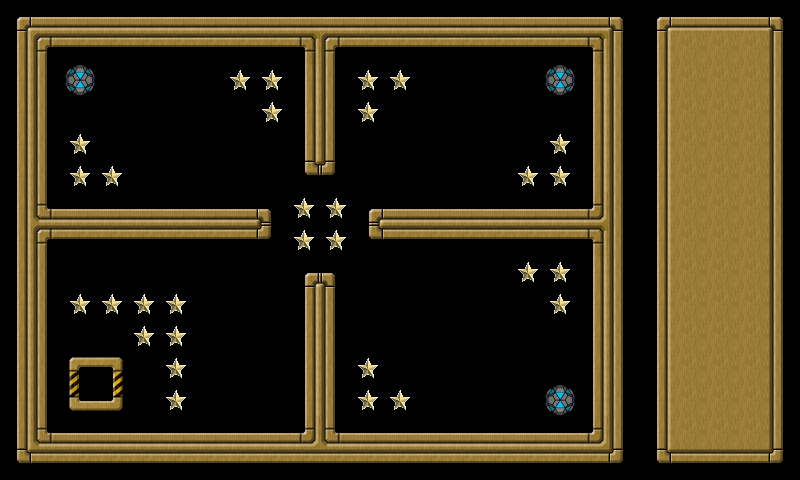

The image is a tile-based game level rendered from a .tmx file. Its description and source (layers, tilesets, objects; grid data summarised) follow:
An orthogonal 25x15 tile map with 32x32 px tiles, 3 tile layers (background, extra, controlpanel), 3 tilesets and 42 objects (wall001, wall002, wall003, wall004, wall005, ...).

<map version="1.0" orientation="orthogonal" width="25" height="15" tilewidth="32" tileheight="32">
 <tileset firstgid="1" name="tileset" tilewidth="32" tileheight="32">
  <image source="tileset.png" width="160" height="448" />
 </tileset>
 <tileset firstgid="71" name="goodball" tilewidth="32" tileheight="32">
  <image source="goodball.png" width="32" height="32" />
 </tileset>
 <tileset firstgid="72" name="star" tilewidth="32" tileheight="32">
  <image source="star.png" width="32" height="32" />
 </tileset>
 <layer name="background" width="20" height="15">
  <data>[300 cells, 300 non-empty, 18 distinct tile ids]</data>
 </layer>
 <layer name="extra" width="20" height="15">
  <data>[300 cells, 33 non-empty, 2 distinct tile ids]</data>
 </layer>
 <layer name="controlpanel" width="25" height="15">
  <data>[375 cells, 75 non-empty, 9 distinct tile ids]</data>
 </layer>
 <objectgroup name="objects" width="20" height="15">
  <object name="wall001" x="0" y="0" width="592" height="48">
   <properties>
    <property name="objClass" value="wall" />
   </properties>
  </object>
  <object name="wall002" x="592" y="0" width="48" height="432">
   <properties>
    <property name="objClass" value="wall" />
   </properties>
  </object>
  <object name="wall003" x="48" y="432" width="592" height="48">
   <properties>
    <property name="objClass" value="wall" />
   </properties>
  </object>
  <object name="wall004" x="0" y="48" width="48" height="432">
   <properties>
    <property name="objClass" value="wall" />
   </properties>
  </object>
  <object name="wall005" x="48" y="208" width="224" height="32">
   <properties>
    <property name="objClass" value="wall" />
   </properties>
  </object>
  <object name="wall006" x="368" y="208" width="224" height="32">
   <properties>
    <property name="objClass" value="wall" />
   </properties>
  </object>
  <object name="wall007" x="304" y="48" width="32" height="128">
   <properties>
    <property name="objClass" value="wall" />
   </properties>
  </object>
  <object name="wall008" x="304" y="272" width="32" height="160">
   <properties>
    <property name="objClass" value="wall" />
   </properties>
  </object>
  <object name="star001" x="232" y="72" width="16" height="16">
   <properties>
    <property name="objClass" value="star" />
   </properties>
  </object>
  <object name="star002" x="264" y="72" width="16" height="16">
   <properties>
    <property name="objClass" value="star" />
   </properties>
  </object>
  <object name="star003" x="264" y="104" width="16" height="16">
   <properties>
    <property name="objClass" value="star" />
   </properties>
  </object>
  <object name="star004" x="72" y="136" width="16" height="16">
   <properties>
    <property name="objClass" value="star" />
   </properties>
  </object>
  <object name="star005" x="72" y="168" width="16" height="16">
   <properties>
    <property name="objClass" value="star" />
   </properties>
  </object>
  <object name="star006" x="104" y="168" width="16" height="16">
   <properties>
    <property name="objClass" value="star" />
   </properties>
  </object>
  <object name="star007" x="360" y="104" width="16" height="16">
   <properties>
    <property name="objClass" value="star" />
   </properties>
  </object>
  <object name="star008" x="360" y="72" width="16" height="16">
   <properties>
    <property name="objClass" value="star" />
   </properties>
  </object>
  <object name="star009" x="392" y="72" width="16" height="16">
   <properties>
    <property name="objClass" value="star" />
   </properties>
  </object>
  <object name="star010" x="552" y="136" width="16" height="16">
   <properties>
    <property name="objClass" value="star" />
   </properties>
  </object>
  <object name="star011" x="552" y="168" width="16" height="16">
   <properties>
    <property name="objClass" value="star" />
   </properties>
  </object>
  <object name="star012" x="520" y="168" width="16" height="16">
   <properties>
    <property name="objClass" value="star" />
   </properties>
  </object>
  <object name="star013" x="520" y="264" width="16" height="16">
   <properties>
    <property name="objClass" value="star" />
   </properties>
  </object>
  <object name="star014" x="552" y="264" width="16" height="16">
   <properties>
    <property name="objClass" value="star" />
   </properties>
  </object>
  <object name="star015" x="552" y="296" width="16" height="16">
   <properties>
    <property name="objClass" value="star" />
   </properties>
  </object>
  <object name="star016" x="392" y="392" width="16" height="16">
   <properties>
    <property name="objClass" value="star" />
   </properties>
  </object>
  <object name="star017" x="360" y="392" width="16" height="16">
   <properties>
    <property name="objClass" value="star" />
   </properties>
  </object>
  <object name="star018" x="360" y="360" width="16" height="16">
   <properties>
    <property name="objClass" value="star" />
   </properties>
  </object>
  <object name="star019" x="328" y="232" width="16" height="16">
   <properties>
    <property name="objClass" value="star" />
   </properties>
  </object>
  <object name="star020" x="328" y="200" width="16" height="16">
   <properties>
    <property name="objClass" value="star" />
   </properties>
  </object>
  <object name="star021" x="296" y="200" width="16" height="16">
   <properties>
    <property name="objClass" value="star" />
   </properties>
  </object>
  <object name="star022" x="296" y="232" width="16" height="16">
   <properties>
    <property name="objClass" value="star" />
   </properties>
  </object>
  <object name="star023" x="168" y="328" width="16" height="16">
   <properties>
    <property name="objClass" value="star" />
   </properties>
  </object>
  <object name="star024" x="136" y="328" width="16" height="16">
   <properties>
    <property name="objClass" value="star" />
   </properties>
  </object>
  <object name="star025" x="168" y="360" width="16" height="16">
   <properties>
    <property name="objClass" value="star" />
   </properties>
  </object>
  <object name="star026" x="136" y="296" width="16" height="16">
   <properties>
    <property name="objClass" value="star" />
   </properties>
  </object>
  <object name="star027" x="168" y="296" width="16" height="16">
   <properties>
    <property name="objClass" value="star" />
   </properties>
  </object>
  <object name="star028" x="104" y="296" width="16" height="16">
   <properties>
    <property name="objClass" value="star" />
   </properties>
  </object>
  <object name="star029" x="72" y="296" width="16" height="16">
   <properties>
    <property name="objClass" value="star" />
   </properties>
  </object>
  <object name="star030" x="168" y="392" width="16" height="16">
   <properties>
    <property name="objClass" value="star" />
   </properties>
  </object>
  <object name="goal001" x="88" y="376" width="16" height="16">
   <properties>
    <property name="objClass" value="goal" />
   </properties>
   <ellipse />
  </object>
  <object name="goodball001" x="66" y="66" width="29" height="29">
   <properties>
    <property name="objClass" value="goodball" />
   </properties>
   <ellipse />
  </object>
  <object name="goodball002" x="546" y="66" width="29" height="29">
   <properties>
    <property name="objClass" value="goodball" />
   </properties>
   <ellipse />
  </object>
  <object name="goodball003" x="546" y="386" width="29" height="29">
   <properties>
    <property name="objClass" value="goodball" />
   </properties>
   <ellipse />
  </object>
 </objectgroup>
</map>
